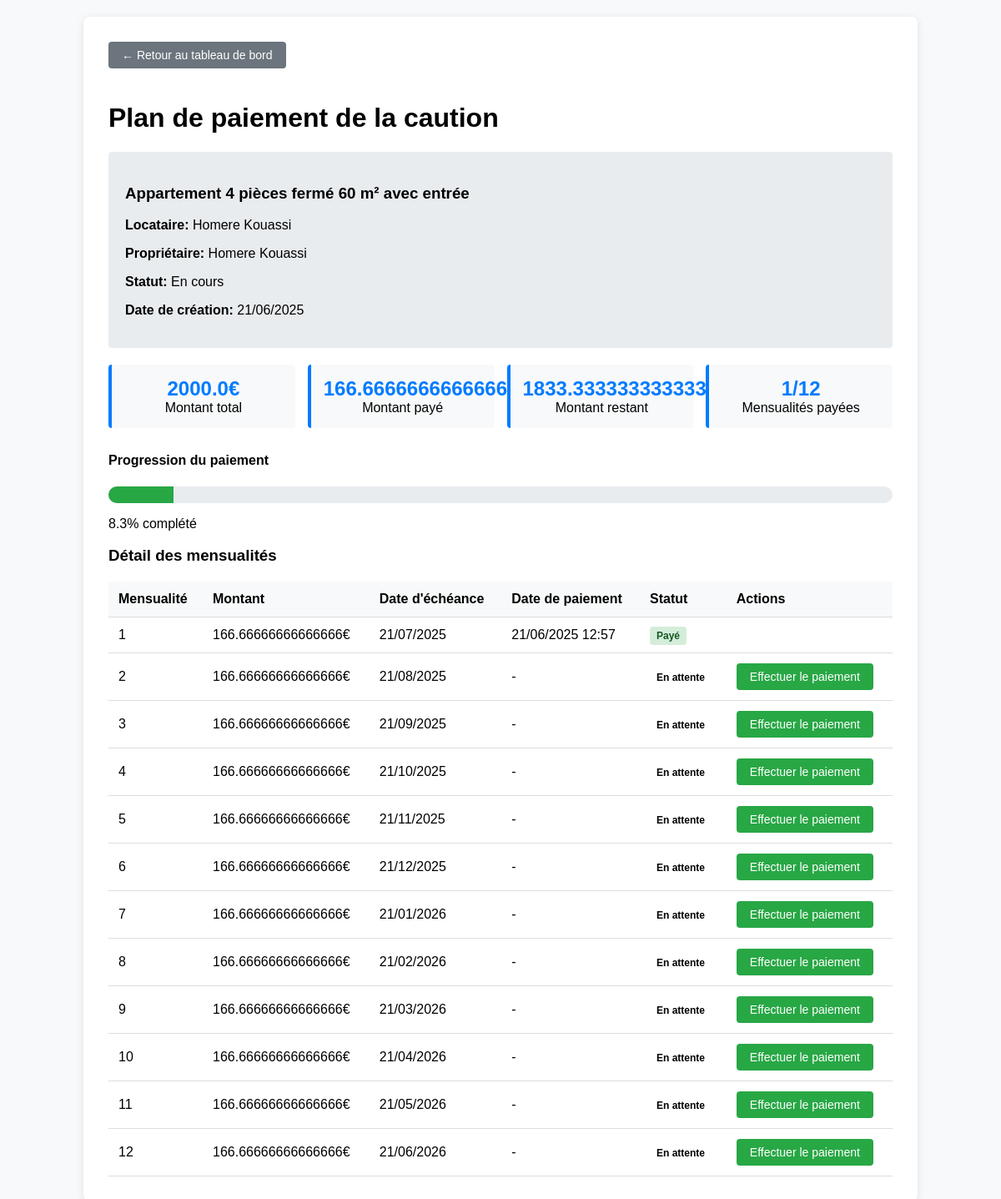
/annonce/voir-plan-caution/1/ (signed in), run on the app's committed database.
### annonce/models.py (models this page shows, shortened)
class PlanPaiementCaution(models.Model):
    annonce = models.OneToOneField(
        Annonce,
        on_delete=models.CASCADE,
        related_name='plan_paiement_caution'
    )
    locataire = models.ForeignKey(
        settings.AUTH_USER_MODEL,
        on_delete=models.CASCADE,
        related_name='plans_paiement_caution'
    )
    montant_caution_total = models.FloatField(verbose_name="Montant total de la caution")
    nombre_mensualites = models.IntegerField(
        default=12,
        validators=[MinValueValidator(1), MaxValueValidator(12)],
        verbose_name="Nombre de mensualités"
    )
    montant_mensuel = models.FloatField(verbose_name="Montant mensuel")
    date_creation = models.DateTimeField(auto_now_add=True)
    class StatutPlan(models.TextChoices):
        EN_COURS = 'EN_COURS', _('En cours')
        TERMINE = 'TERMINE', _('Terminé')
        SUSPENDU = 'SUSPENDU', _('Suspendu')
        ANNULE = 'ANNULE', _('Annulé')
    statut = models.CharField(
        max_length=10,
        choices=StatutPlan.choices,
        default=StatutPlan.EN_COURS,
        verbose_name="Statut du plan"
    )

class Annonce(models.Model):
    user = models.ForeignKey(
        settings.AUTH_USER_MODEL,
        null=True,
        on_delete=models.CASCADE,
        unique=False
    )
    class TypeHebergement(models.TextChoices):
        Appartemment = 'APPT', _('Appartemment')
        Maison = 'MAIS', _('Maison')
        Studio = 'STUD', _('Studio')
        Autre = 'OTHR', _('Autre')
    hebergement_choice = models.CharField(
        max_length=4,
        choices=TypeHebergement.choices,
        default=TypeHebergement.Appartemment,
        verbose_name="Type d'hébergement"
    )
    class TypeLocation(models.TextChoices):
        logement_entier = 'ENTR', _('Logement entier')
        chambre_privee = 'PRIV', _('Chambre privée')
        chambre_partagee = 'PART', _('Chambre partagée')
    type_location_choices = models.CharField(
        max_length=4,
        choices=TypeLocation.choices,
        default=TypeLocation.logement_entier,
        verbose_name="Location partielle ou totale"
    )
    categorie_logement = models.CharField(max_length=50, blank=True)
    titre_logement = models.CharField(max_length=50, blank=True)
    description = models.TextField(blank=True)
    nombre_personne = IntegerField(
        default=1,
        validators=[
            MaxValueValidator(20),
            MinValueValidator(1)
        ],
        blank=True
    )
    pieces_couchage = IntegerField(
        default=1,
        validators=[
            MaxValueValidator(10),
            MinValueValidator(1)
        ],
        blank=True
    )
    equipements = models.ManyToManyField(Equipements, blank=True)
    services = models.ManyToManyField(Services, blank=True)
    categorie_service = models.ManyToManyField(CategorieService, blank=True)
    charges = models.ManyToManyField(Charges, blank=True)
    dureeLocationMini = models.CharField(blank=True,null=True, max_length=50)
    dureeLocationMaxi = models.CharField(blank=True,null=True, max_length=50)
    loyer_tc = models.FloatField(max_length=50, blank=True, null=True)
    charges_loyer = models.FloatField(max_length=50, blank=True, null=True)
    reservation = models.OneToOneField(
        settings.AUTH_USER_MODEL,
        null=True,
        on_delete=models.CASCADE,
        unique=False,
        related_name = 'user_reserved'
    )
    reserved = models.BooleanField(default=False)
    locataire_interesse = models.ForeignKey(
        settings.AUTH_USER_MODEL,
        null=True,
        blank=True,
        on_delete=models.SET_NULL,
        related_name='annonces_interessees',
        verbose_name='Locataire intéressé'
    )
    address = models.OneToOneField(
        AdressAnnonce,
        on_delete=models.CASCADE,
        null=True,
    )

class PaiementMensuelCaution(models.Model):
    plan_paiement = models.ForeignKey(
        PlanPaiementCaution,
        on_delete=models.CASCADE,
        related_name='paiements_mensuels'
    )
    numero_mensualite = models.IntegerField(verbose_name="Numéro de la mensualité")
    montant = models.FloatField(verbose_name="Montant de la mensualité")
    date_echeance = models.DateField(verbose_name="Date d'échéance")
    date_paiement = models.DateTimeField(null=True, blank=True, verbose_name="Date de paiement")
    class StatutPaiement(models.TextChoices):
        EN_ATTENTE = 'EN_ATTENTE', _('En attente')
        PAYE = 'PAYE', _('Payé')
        EN_RETARD = 'EN_RETARD', _('En retard')
        ANNULE = 'ANNULE', _('Annulé')
    statut = models.CharField(
        max_length=10,
        choices=StatutPaiement.choices,
        default=StatutPaiement.EN_ATTENTE,
        verbose_name="Statut du paiement"
    )
    reference_paiement = models.CharField(max_length=100, blank=True, null=True)
    class Meta:
        ordering = ['numero_mensualite']
        unique_together = ['plan_paiement', 'numero_mensualite']

### account/models.py (models this page shows, shortened)
class Account(AbstractBaseUser):
    email = models.EmailField(verbose_name="email", max_length=60, unique=True)
    date_joined = models.DateTimeField(verbose_name='date joined', auto_now_add=True)
    last_login = models.DateTimeField(verbose_name='last login', auto_now=True)
    is_admin = models.BooleanField(default=False)
    is_active = models.BooleanField(default=False)
    is_staff = models.BooleanField(default=False)
    is_superuser = models.BooleanField(default=False)
    first_name = models.CharField(max_length=50)
    last_name = models.CharField(max_length=50)
    telephone = models.CharField(max_length=10)
    photo_profil = models.ImageField(blank=True)
    photo_identite = models.ImageField(blank=True)
    photo_stream = models.ImageField(blank=True)
    class TypePackages(models.TextChoices):
        bronze = 'BRON', _('Bronze')
        silver = 'SILV', _('Silver')
        gold = 'GOLD', _('Gold')
    packages_type = models.CharField(
        max_length=4,
        choices=TypePackages.choices,
        default=TypePackages.bronze,
        verbose_name="Package"
    )
    class TypeLocataire(models.TextChoices):
        particulier = 'PART', _('Particulier')
        profesionnel = 'PROF', _('Profesionnel')
    typelocataire = models.CharField(
        max_length=4,
        choices=TypeLocataire.choices,
        default=TypeLocataire.particulier,
        verbose_name="Type de loueur"
    )
    USERNAME_FIELD = 'email'
    REQUIRED_FIELDS = ['first_name','last_name','telephone','typelocataire']
    objects = MyAccountManager()

### annonce/views.py (the view)
# urls.py: path('voir-plan-caution/<int:pk>/', views.voir_plan_paiement_caution, name='voir_plan_paiement_caution'),
@login_required
def voir_plan_paiement_caution(request, pk):
    plan = get_object_or_404(PlanPaiementCaution, pk=pk)
    if request.user != plan.locataire and request.user != plan.annonce.user:
        from django.contrib import messages
        messages.error(request, 'Vous n\'êtes pas autorisé à voir ce plan de paiement.')
        return redirect('dashboard-list')
    paiements = plan.paiements_mensuels.all()
    paiements_payes = paiements.filter(statut='PAYE').count()
    montant_total_paye = sum(p.montant for p in paiements if p.statut == 'PAYE')
    montant_restant = plan.montant_caution_total - montant_total_paye
    context = {
        'plan': plan,
        'paiements': paiements,
        'paiements_payes': paiements_payes,
        'montant_total_paye': montant_total_paye,
        'montant_restant': montant_restant,
        'pourcentage_completion': (paiements_payes / plan.nombre_mensualites * 100) if plan.nombre_mensualites > 0 else 0
    }
    return render(request, 'annonce/paiement/voir_plan_caution.html', context)

### templates/annonce/paiement/voir_plan_caution.html (shortened to what this page needs)
<!DOCTYPE html>
<html lang="fr">
<head>
</head>
<body>
    <div class="container">
        <a href="{% url 'dashboard-list' %}" class="back-link btn btn-secondary">← Retour au tableau de bord</a>
        <h1>Plan de paiement de la caution</h1>
        <div class="plan-header">
            <h3>{{ plan.annonce.titre_logement }}</h3>
            <p><strong>Locataire:</strong> {{ plan.locataire.first_name }} {{ plan.locataire.last_name }}</p>
            <p><strong>Propriétaire:</strong> {{ plan.annonce.user.first_name }} {{ plan.annonce.user.last_name }}</p>
            <p><strong>Statut:</strong> {{ plan.get_statut_display }}</p>
            <p><strong>Date de création:</strong> {{ plan.date_creation|date:"d/m/Y" }}</p>
        </div>
        <div class="stats-grid">
            <div class="stat-card">
                <div class="stat-value">{{ plan.montant_caution_total }}€</div>
                <div>Montant total</div>
            </div>
            <div class="stat-card">
                <div class="stat-value">{{ montant_total_paye }}€</div>
                <div>Montant payé</div>
            </div>
            <div class="stat-card">
                <div class="stat-value">{{ montant_restant }}€</div>
                <div>Montant restant</div>
            </div>
            <div class="stat-card">
                <div class="stat-value">{{ paiements_payes }}/{{ plan.nombre_mensualites }}</div>
                <div>Mensualités payées</div>
            </div>
        </div>
        <div>
            <h4>Progression du paiement</h4>
            <div class="progress-bar">
                <div class="progress-fill" style="width: {{ pourcentage_completion }}%"></div>
            </div>
            <p>{{ pourcentage_completion|floatformat:1 }}% complété</p>
        </div>
        <h3>Détail des mensualités</h3>
        <table>
            <thead>
                <tr>
                    <th>Mensualité</th>
                    <th>Montant</th>
                    <th>Date d'échéance</th>
                    <th>Date de paiement</th>
                    <th>Statut</th>
                    <th>Actions</th>
                </tr>
            </thead>
            <tbody>
                {% for paiement in paiements %}
                <tr>
                    <td>{{ paiement.numero_mensualite }}</td>
                    <td>{{ paiement.montant }}€</td>
                    <td>{{ paiement.date_echeance|date:"d/m/Y" }}</td>
                    <td>
                        {% if paiement.date_paiement %}
                            {{ paiement.date_paiement|date:"d/m/Y H:i" }}
                        {% else %}
                            -
                        {% endif %}
                    </td>
                    <td>
                        <span class="status-badge status-{{ paiement.statut|lower }}">
                            {{ paiement.get_statut_display }}
                        </span>
                    </td>
                    <td>
                        {% if paiement.statut == 'EN_ATTENTE' and user == plan.locataire %}
                            <a href="{% url 'effectuer_paiement_mensuel' paiement.id %}" class="btn btn-success">
                                Effectuer le paiement
                            </a>
                        {% endif %}
                    </td>
                </tr>
                {% endfor %}
            </tbody>
        </table>
    </div>
</body>
</html>

### templates/annonce/paiement/voir_plan_caution.html (style rules this page uses)
body { font-family: Arial, sans-serif; max-width: 1000px; margin: 0 auto; padding: 20px; background-color: #f8f9fa; }
.container { background: white; padding: 30px; border-radius: 8px; box-shadow: 0 2px 10px rgba(0,0,0,0.1); }
.plan-header { background-color: #e9ecef; padding: 20px; border-radius: 4px; margin-bottom: 20px; }
.stats-grid { display: grid; grid-template-columns: repeat(auto-fit, minmax(200px, 1fr)); gap: 15px; margin-bottom: 30px; }
.stat-card { background: #f8f9fa; padding: 15px; border-radius: 4px; text-align: center; border-left: 4px solid #007bff; }
.stat-value { font-size: 24px; font-weight: bold; color: #007bff; }
.progress-bar { width: 100%; height: 20px; background-color: #e9ecef; border-radius: 10px; overflow: hidden; margin: 10px 0; }
.progress-fill { height: 100%; background-color: #28a745; transition: width 0.3s ease; }
table { width: 100%; border-collapse: collapse; margin-top: 20px; }
th, td { padding: 12px; text-align: left; border-bottom: 1px solid #ddd; }
th { background-color: #f8f9fa; font-weight: bold; }
.status-badge { padding: 4px 8px; border-radius: 4px; font-size: 12px; font-weight: bold; }
.status-paye { background-color: #d4edda; color: #155724; }
.btn { background-color: #007bff; color: white; padding: 8px 16px; border: none; border-radius: 4px; cursor: pointer; text-decoration: none; display: inline-block; font-size: 14px; }
.btn-success { background-color: #28a745; }
.btn-secondary { background-color: #6c757d; }
.back-link { margin-bottom: 20px; display: inline-block; }

### data on the page
PlanPaiementCaution: annonce.titre_logement "Appartement 4 pièces fermé 60 m² avec entrée", locataire.first_name "Homere", locataire.last_name "Kouassi", annonce.user.first_name "Homere", annonce.user.last_name "Kouassi", statut "En cours", date_creation "21/06/2025", montant_caution_total "2000.0", nombre_mensualites "12"
PaiementMensuelCaution: numero_mensualite "1", montant "166.66666666666666", date_echeance "21/07/2025", date_paiement "21/06/2025 12:57", statut "Payé"
PaiementMensuelCaution: numero_mensualite "2", montant "166.66666666666666", date_echeance "21/08/2025", statut "En attente", shows "Effectuer le paiement"
PaiementMensuelCaution: numero_mensualite "3", montant "166.66666666666666", date_echeance "21/09/2025", statut "En attente", shows "Effectuer le paiement"
PaiementMensuelCaution: numero_mensualite "4", montant "166.66666666666666", date_echeance "21/10/2025", statut "En attente", shows "Effectuer le paiement"
PaiementMensuelCaution: numero_mensualite "5", montant "166.66666666666666", date_echeance "21/11/2025", statut "En attente", shows "Effectuer le paiement"
PaiementMensuelCaution: numero_mensualite "6", montant "166.66666666666666", date_echeance "21/12/2025", statut "En attente", shows "Effectuer le paiement"
PaiementMensuelCaution: numero_mensualite "7", montant "166.66666666666666", date_echeance "21/01/2026", statut "En attente", shows "Effectuer le paiement"
PaiementMensuelCaution: numero_mensualite "8", montant "166.66666666666666", date_echeance "21/02/2026", statut "En attente", shows "Effectuer le paiement"
PaiementMensuelCaution: numero_mensualite "9", montant "166.66666666666666", date_echeance "21/03/2026", statut "En attente", shows "Effectuer le paiement"
PaiementMensuelCaution: numero_mensualite "10", montant "166.66666666666666", date_echeance "21/04/2026", statut "En attente", shows "Effectuer le paiement"
PaiementMensuelCaution: numero_mensualite "11", montant "166.66666666666666", date_echeance "21/05/2026", statut "En attente", shows "Effectuer le paiement"
PaiementMensuelCaution: numero_mensualite "12", montant "166.66666666666666", date_echeance "21/06/2026", statut "En attente", shows "Effectuer le paiement"

### other printed values
{{ montant_total_paye }} "166.66666666666666"
{{ montant_restant }} "1833.3333333333333"
{{ paiements_payes }} "1"
{{ pourcentage_completion|floatformat:1 }} "8.3"
